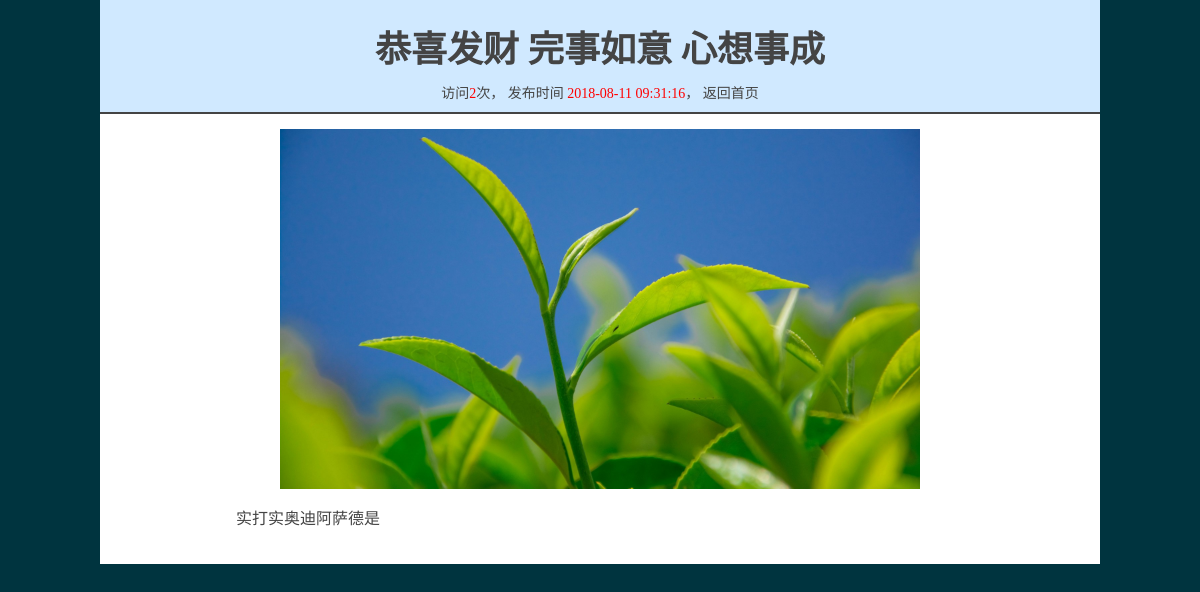
The page /xiangmu/detail.php?id=150 (signed in) on the database its author committed.
### tables this page shows
CREATE TABLE `photos` (
  `id` int(11) NOT NULL,
  `title` varchar(30) DEFAULT NULL,
  `imgsrc` varchar(100) DEFAULT NULL,
  `intro` text,
  `hits` int(11) NOT NULL DEFAULT '0',
  `addate` int(10) DEFAULT NULL
);

### xiangmu/detail.php (the view, shortened to what this page needs)
<?php
require_once("./conn.php");
$id = $_GET['id'];
$sql = "UPDATE photos SET hits=hits+1 WHERE id=$id";
mysqli_query($link,$sql);
$sql = "SELECT * FROM photos WHERE id=$id";
$result = mysqli_query($link, $sql);
$arr = mysqli_fetch_assoc($result);
?>
<!DOCTYPE html>
<html>
<head>
</head>
<body>
<div class="box">
<div class="title">
	<h2><?php echo $arr['title']?></h2>
	访问<font color=red><?php echo $arr['hits']?></font>次，
	发布时间 <font color=red><?php echo date("Y-m-d H:i:s",$arr['addate'])?></font>，
	<a href="./index.php">返回首页</a>
</div>
<div class="detail">
	<div class="photo"><img align="center" src="<?php echo $arr['imgsrc']?>"></div>
	<p><?php echo $arr['intro']?></p>
</div>
</div>
</body>
</html>

### xiangmu/detail.php (style rules this page uses)
body,ul,li,h2,a { margin:0px;padding:0px }
body { font-size:14px;color:#444;background-color:#00343f; }
a { text-decoration:none;color:#444; }
.box { width:1000px;margin:0px auto;background-color:white; }
.title { text-align:center; padding: 10px 0px; border-bottom: 2px solid #444; background-color:#d0e9ff; }
.title h2 { font-size:36px;padding:10px; }
.detail { padding:15px 100px; }
.detail div { text-align:center; }
.detail img { width:640px; }
.detail p { font-size:16px;text-indent: 36px; font-family: 微软雅黑;line-height: 28px; }

### rows shown on the page
photos: title "恭喜发财 完事如意 心想事成", hits "2", addate "2018-08-11 09:31:16", imgsrc (picture), intro "实打实奥迪阿萨德是"
